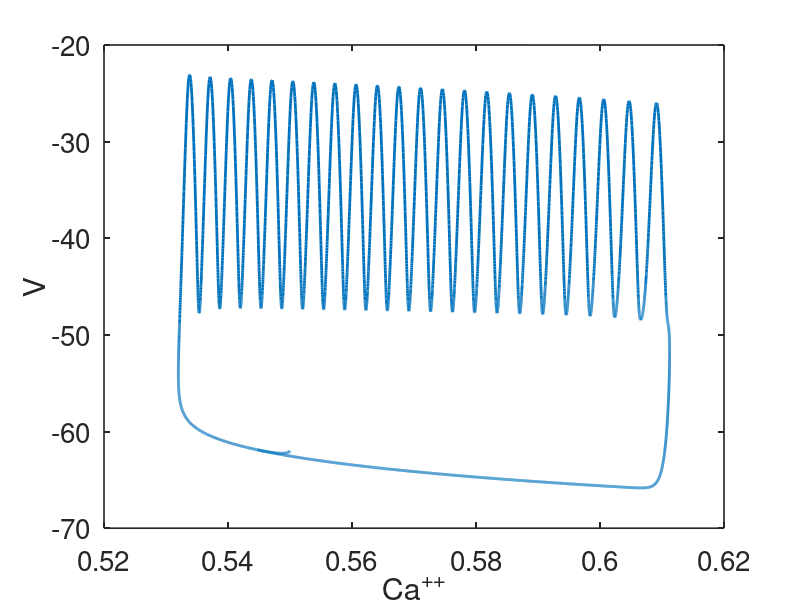
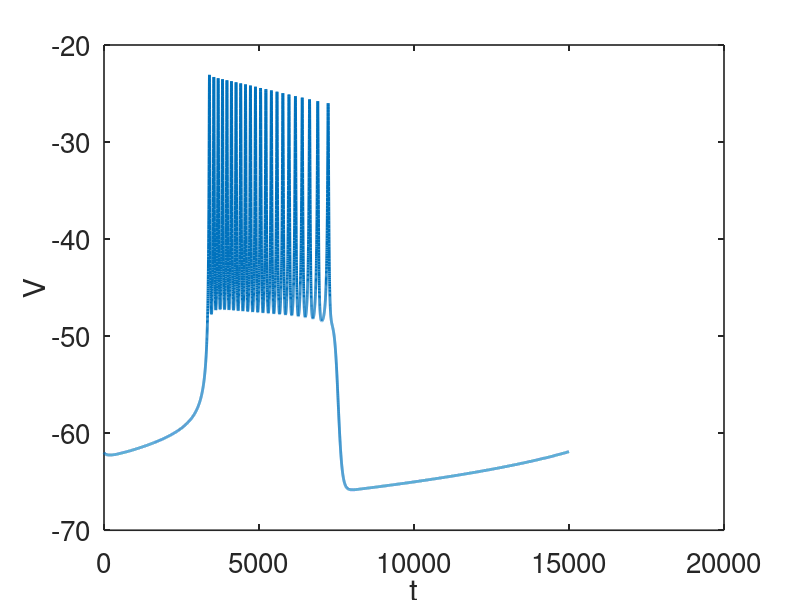

These figures' MATLAB source, in order:
%the chay Keizer model for beta cell
function CheyKeizer
global  cstar gkcabar lambda vca vk gk gca captot vbar 
global  vn sn vm sm vh sh a  b c f alpha kca kd ibar treset width auto

set(0,                           ...
   'defaultaxesfontsize', 20,   ...
   'defaultaxeslinewidth', 1.2, ...
   'defaultlinelinewidth', 2.0, ...
   'defaultpatchlinewidth', 0.7); 
 cstar=0.7;
 gkcabar=30000;
 lambda=1.6;
 vca=110;
 vk=-75;
gk=2500;
gca=1400;
captot=5309.3;
vbar=-75;
vn=-15;
 sn=5.6;
 vm=4;
 sm=14;
 vh=-10;
 sh=10;
 a=65;
 b=20;
 c=60
f=0.001;
alpha=4.506e-6;
kca=0.03;
kd=100.0;
ibar=0;
treset=10000;
width=1000;

ibar=0;
treset=10000;
width=1000;
auto=0;


total=15000;
tstep = 1;

%specify the output points
tspan = [0:tstep:total];
%init ial data
v0=-62;
n0=0.001;
ca0=0.55;
 u0 = [v0,n0,ca0];
 
[T,S] = ode23(@deRHS,tspan, u0, odeset('maxstep',1));  

figure(1)
plot(S(:,3),S(:,1))
ylabel('V')
xlabel('Ca^{++}')
figure(2)
plot(T,S(:,1))
xlabel('t')
ylabel('V')

function s_prime=deRHS(t,s)
global  cstar gkcabar lambda vca vk gk gca captot vbar 
global  vn sn vm sm vh sh a  b c f alpha kca kd ibar treset width auto

v=s(1);
n = s(2);
ca=s(3);

phik  = 1/(1+exp((vn-v)/sn));
phica  = 1/(1+exp((vm-v)/sm));
phih  = 1/(1+exp((v-vh)/sh));
ica  = gca*phica *phih *(v-vca);
taun  = c/(exp((v-vbar)/a)+exp((vbar-v)/b));
iapp  = ibar*( (t - treset>0) -  (t - treset - width>0));
gkca = gkcabar*ca/(kd + ca);


vp =  (-ica  + gk*n*(vk-v) + gkca*(vk-v) + iapp )/captot;
np =  lambda*(phik -n)/taun ;
cap = auto*(cstar - ca) + (1-auto)*(f*(-alpha*ica  - kca*ca));

s_prime = [vp;np;cap];
% % @ , meth=cvode, toler=1e-6, atoler=1e-6, dt=5
% % @ xhi=1, ylo=-70, yhi=-10, maxstor=20000, bound=100000
% % @ xplot=ca yplot=v
% % aux curpA = (-ica(v) + gk*n*(vk-v) + gkca*(vk-v))/1000
% % aux icaout = -ica(v)/1000
% % aux ikout = gk*n*(vk-v)/1000
% % aux iapp = iapp(t)
% % 
